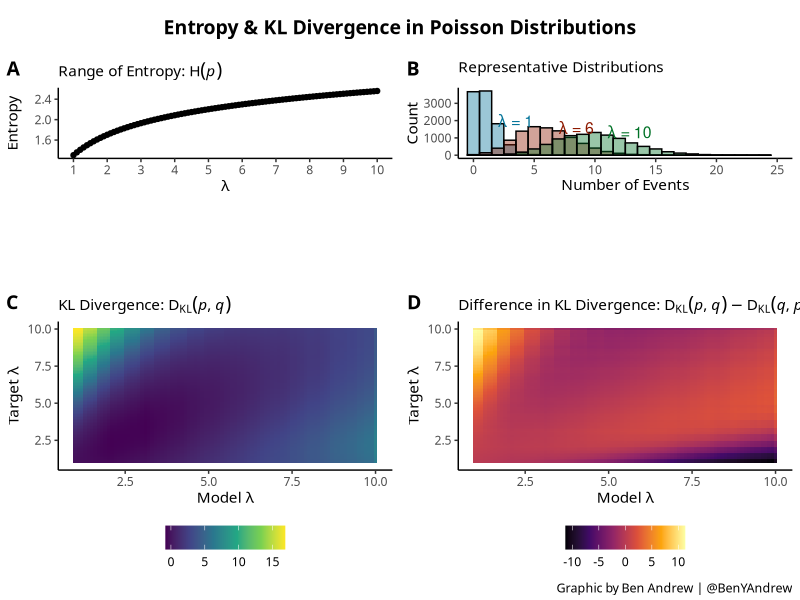

Generate this figure with R:
library(tidyverse)
library(cowplot)
library(scales)

num_samples <- 1e4
lambda_list <- seq(from = 1, to = 10, by = 0.1)

entropy_list <- numeric(length = length(lambda_list))
sample_list <- list()

# Calculate average entropy for various lambda

for (i in 1:length(lambda_list)) { 
  
  temp_entropy <- numeric()
  
  # Repeat 100 times and average
  for (iter in 1:100){
    
    set.seed(iter + 16)
    temp_sample <- rpois(n = num_samples, lambda = lambda_list[i])
    temp_p <- as.numeric(table(temp_sample) / num_samples)
    temp_entropy[iter] <- -sum(temp_p * log(temp_p))
    
    # Store last sample for KLD plots
    if (iter == 100) {
      
      sample_list[[i]] <- temp_sample
      
      }
    
    }
  
  entropy_list[[i]] <- mean(temp_entropy)
  
}

plot_data <- tibble(
  lambda = lambda_list,
  entropy = entropy_list
)

hist_data <- 
  tibble(
    x = c(sample_list[[1]], sample_list[[51]], sample_list[[91]]),
    group = rep(c("low", "mid", "high"), each = num_samples)
    )

# Entropy plot
plt_1 <- 
  ggplot(data = plot_data, aes(x = lambda, y = entropy)) + 
  geom_point(pch = 19) + 
  labs(
    x = expression(italic(lambda)),
    y = "Entropy",
    subtitle = expression(paste("Range of Entropy: ", H(italic(p)))),
    caption = ""
    ) +
  scale_x_continuous(breaks = 1:10) + 
  theme_classic() + 
  theme(
    text = element_text(family = "Gill Sans MT"),
    plot.caption = element_text(size = 7)
    )

# Representative distribution plot
plt_2 <-
  ggplot() + 
  geom_histogram(data = hist_data %>% filter(group == "low"),
                 binwidth = 1, color = "black",
                 aes(x = x), fill = "#06759A", alpha = 0.4,
                 center = 0) + 
  geom_histogram(data = hist_data %>% filter(group == "mid"),
                 binwidth = 1, color = "black",
                 aes(x = x), fill = "#8E1900", alpha = 0.4,
                 center = 0) + 
  geom_histogram(data = hist_data %>% filter(group == "high"),
                 binwidth = 1, color = "black",
                 aes(x = x), fill = "#007126", alpha = 0.4,
                 center = 0) + 
  coord_cartesian(xlim = c(0, 25)) + 
  labs(
    x = "Number of Events",
    y = "Count",
    subtitle = "Representative Distributions",
    caption = ""
    ) + 
  annotate(geom = "text", label = expression(paste(lambda, " = 1")),
           color = "#06759A", size = 4,
           x = 2.05, y = 2000, hjust = 0) + 
  annotate(geom = "text", label = expression(paste(lambda, " = 6")),
           color = "#8E1900", size = 4,
           x = 7.05, y = 1600, hjust = 0) + 
  annotate(geom = "text", label = expression(paste(lambda, " = 10")),
           color = "#007126", size = 4,
           x = 11.05, y = 1350, hjust = 0) + 
  theme_classic() +
  theme(
    text = element_text(family = "Gill Sans MT"),
    plot.caption = element_text(size = 7)
    )

# Loop over all "target distributions" and find KLD from others to target
kl_data <- tibble(initial = numeric(length = length(lambda_list)))

for (s in 1:length(sample_list)){
  
  target <- sample_list[[s]]
  target_p <- numeric(length = 25)
  
  for (i in 1:25){
    
    # Calculate probabilities for counts
    # Ensure no zero probabilities by rescaling for sake of KLD calculations
    target_p[i] <- sum(target == i) / num_samples
    target_p <- rescale(target_p, to = c(1e-10, 1)) 
    
    }
  
  # For all distributions, calculate the KL divergence to this target
  temp_list <- numeric(length = length(lambda_list))
  
  for (i in 1:length(lambda_list)) { 
    
    sample_p <- numeric(length = 25)
    
    for (j in 1:25){
      
      sample_p[j] <- sum(sample_list[[i]] == j) / num_samples
      
      }
    
    # Again rescale to ensure no zero probabilities for sake of KDL calculation
    sample_p <- rescale(sample_p, to = c(1e-10, 1))
    temp_list[i] <- sum(target_p * (log(target_p) - log(sample_p)))
    
    }
  
  kl_data <- bind_cols(kl_data, tibble(temp_list))
  
  }

kl_data <-
  kl_data %>%
  select(-initial) %>%
  mutate(lambda = seq(from = 1, to = 10, by = 0.1))

colnames(kl_data) <- c(seq(from = 1, to = 10, by = 0.1), "lambda")

heat_data <- 
  kl_data %>%
  gather(key = "target", value = "kld", -lambda) %>%
  mutate(target = as.numeric(target))

# KLD plot
heat_1 <-
  ggplot(heat_data,
         aes(x = lambda, y = target)) + 
  geom_tile(aes(fill = kld)) + 
  labs(
    x = expression(paste("Model ", lambda)),
    y = expression(paste("Target ", lambda)),
    subtitle = expression(paste("KL Divergence: ", D[KL](italic(p), italic(q)))),
    caption = ""
    ) + 
  scale_fill_viridis_c(name = NULL) + 
  theme_classic() + 
  theme(
    legend.position = "bottom",
    text = element_text(family = "Gill Sans MT"),
    plot.caption = element_text(size = 7)
    )

# Look at differences based on direction
diff_data <- heat_data
diff_data$diff <- NA

for (i in 1:nrow(diff_data)) {
  
  # Find matching row (where lambda = target and target = lambda)
  match_row = which(near(diff_data$target, diff_data$lambda[i]) & 
                      near(diff_data$lambda, diff_data$target[i]))
  
  if (match_row == i) {
    
    diff_data$diff[i] <- 0
    
    } else {
      
      diff_data$diff[i] <- diff_data$kld[i] - diff_data$kld[match_row]
      
    }
  
  }

# KLD difference plot
heat_2 <- 
  ggplot(diff_data,
         aes(x = lambda, y = target)) + 
  geom_tile(aes(fill = diff)) + 
  labs(
    x = expression(paste("Model ", lambda)),
    y = expression(paste("Target ", lambda)),
    subtitle = expression(paste("Difference in KL Divergence: ", D[KL](italic(p), italic(q)) - D[KL](italic(q), italic(p)))),
    caption = "Graphic by Ben Andrew | @BenYAndrew" 
    ) + 
  scale_fill_viridis_c(option = "B", name = NULL) + 
  theme_classic() + 
  theme(
    legend.position = "bottom",
    text = element_text(family = "Gill Sans MT"),
    plot.caption = element_text(size = 9)
    )

grid <- plot_grid(plt_1, plt_2, heat_1, heat_2, ncol = 2, align = "hv",
                  labels = "AUTO",
                  label_fontfamily = "Gill Sans MT",
                  rel_heights = c(0.75, 1))

title <- ggdraw() + 
  draw_label("Entropy & KL Divergence in Poisson Distributions",
             fontface = 'bold',
             fontfamily = "Gill Sans MT")

grid_b <- plot_grid(title, grid, ncol = 1, rel_heights = c(0.1, 1))

ggsave("figures/entropy_kld.jpeg", grid_b, device = "jpeg",
       width = 8, height = 9, dpi = 300)

